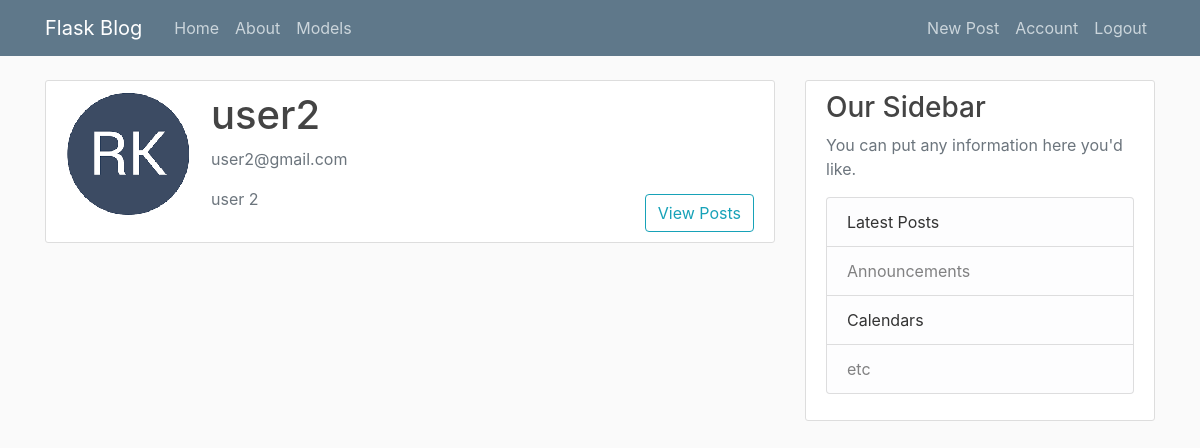
Screenshot of /account/1 (signed in) with the database file from the repository.
### flaskblog/model.py (models this page shows, shortened)
class User(db.Model,UserMixin):
    id = db.Column(db.Integer,primary_key = True)
    firstname = db.Column(db.String(20),nullable = False)
    lastname = db.Column(db.String(20),nullable = False,default = "")
    username = db.Column(db.String(20),unique = True,nullable = False)
    email = db.Column(db.String(120),unique = True,nullable = False)
    image_file = db.Column(db.String(20),nullable = False, default = 'default.jpg')
    password = db.Column(db.String(60),nullable = False)
    posts = db.relationship("Post",backref = "author",lazy = True)

### flaskblog/routes.py (the view)
@app.route("/account/<int:account_id>")
@login_required
def account(account_id):
    user = User.query.get(account_id)
    image_file = url_for('static',filename = f'profile_pics/{user.image_file}')
    return render_template('account.html',title = 'Account',image_file = image_file,user = user)

### flaskblog/model.py (called while the page is built)
@login.user_loader
def load_user(user_id):
    return User.query.get(int(user_id))

### flaskblog/templates/account.html (shortened to what this page needs)
{% extends "layout.html" %}
{% block content %}
<div class="content-section">
    <div class="media">
      <img class="rounded-circle account-img" src="{{ image_file }}">
      <div class="media-body">
        <h2 class="account-heading">{{ user.username }}</h2>
        <p class="text-secondary">{{ user.email }}</p>
        <p class="text-secondary">{{ user.firstname}} {{ user.lastname}}</p>
      </div>
      {% if user.id != current_user.id %}
        <a class="btn btn-outline-info ml-2 align-self-end" href="{{ url_for('posts_by_user',user_id = user.id)}}" role="button">View Posts</a>
        {% endif %}
      </div>
  </div>
{% endblock %}

### flaskblog/static/main.css (style rules this page uses)
body { background: #fafafa; color: #333333; margin-top: 5rem; }
h1, h2, h3, h4, h5, h6 { color: #444444; }
.content-section { background: #ffffff; padding: 10px 20px; border: 1px solid #dddddd; border-radius: 3px; margin-bottom: 20px; }
.account-img { height: 125px; width: 125px; margin-right: 20px; margin-bottom: 16px; }
.account-heading { font-size: 2.5rem; }

### rows the page displays
User: username "user2", email "user2@gmail.com", firstname "user", lastname "2"
